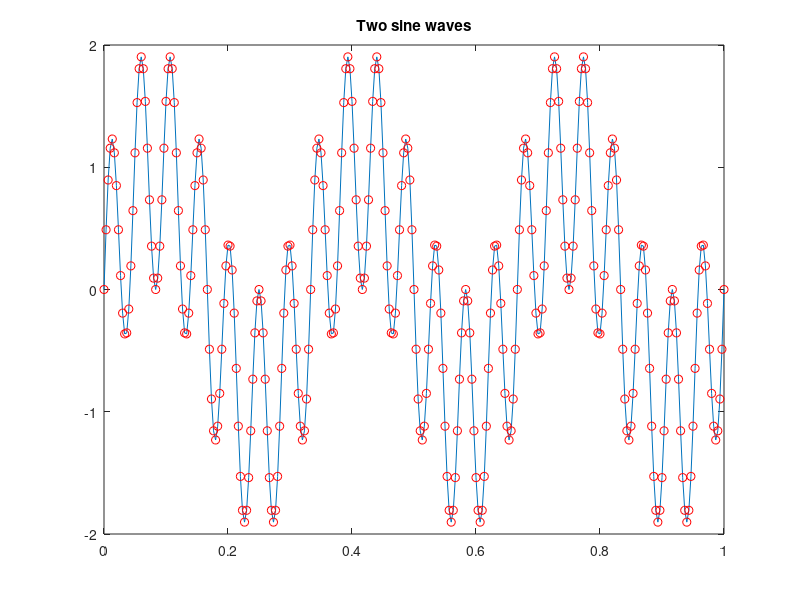
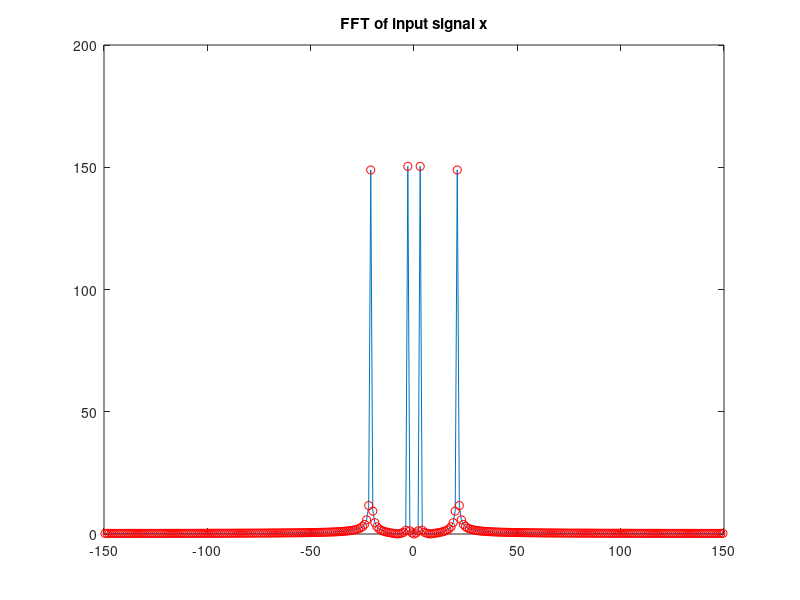
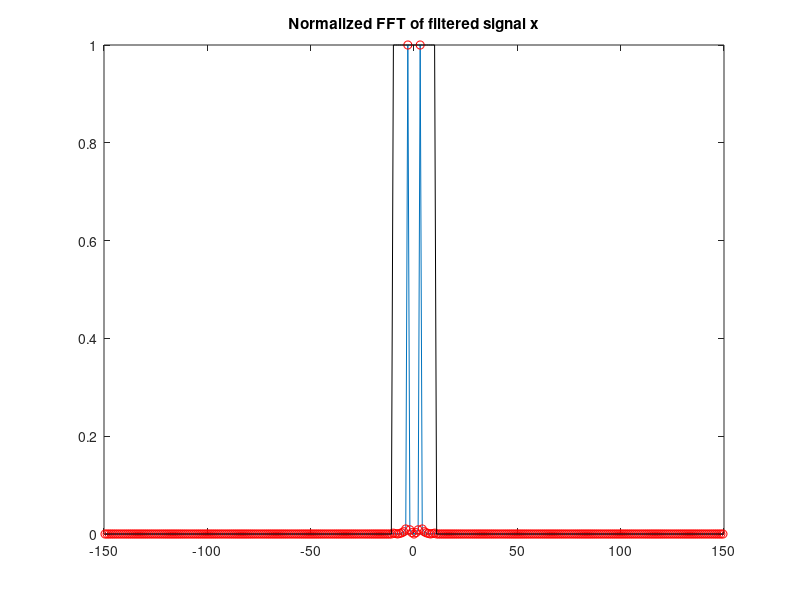
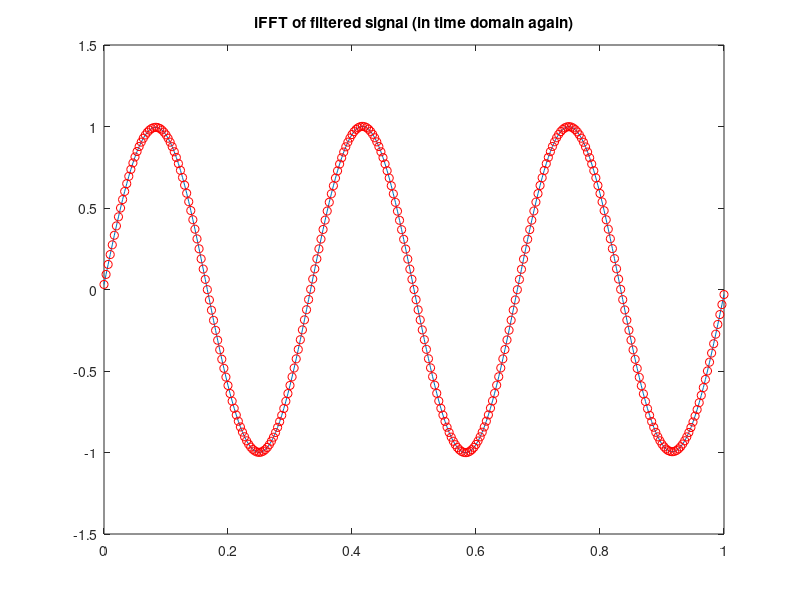

Write the MATLAB code that produced these figures, in order.
function filter_sines()
  % This fcn creates two sine waves of different frequencies.
  % It then FFTs the time-domain signal and zeros out
  % the high frequency stuff (low-pass filter), then
  % does ifft.

  close all
    
  M = 301;         % Number of sample points
  Tmax = 1;        % max time
  dt = Tmax/(M-1); % sample freq   
  fs = 1/dt;       % Sample freq
  t = linspace(0, (M-1)*dt, M);   % Vector of timestamps
  
  % Create sine waves freqs w1, w2
  w1 = 3;      % 3 Hz signal
  w2 = 21;
  x = sin(2*pi*w1*t) + sin(2*pi*w2*t);             % Vector signal samples
  figure(1)
  plot(t, x)
  hold on
  plot(t, x, 'ro')
  title('Two sine waves')
  
  % Set filter bandwidth B
  B = 10;
  
  % Now do FFT of input signal
  Xf = fft(x); % Fast Fourier Transform
  w = linspace(0, (M-1)*(fs/M), M);   % Vector of frequency axis samples
  
  % Shift over negative freqs on frequency axis in prep for fftshift
  w1 = w;
  w1(w >= fs/2) = w(w >= fs/2) - fs;
  ws = fftshift(w1);
  Xfs = fftshift(Xf);
  figure(2)
  plot(ws, abs(Xfs))
  hold on
  plot(ws, abs(Xfs), 'ro')  
  title('FFT of input signal x')

  % Now zero out all frequency components above filter BW.
  idx = find(abs(ws) > B);
  filt = ones(size(ws));
  filt(idx) = 0;
  Xfs = Xfs.*filt;  % Zero out frequency components in stop band.
  max_xfs = max(abs(Xfs));
  figure(3)
  plot(ws, abs(Xfs)/max_xfs)
  hold on
  plot(ws, abs(Xfs)/max_xfs, 'ro')  
  plot(ws, filt, 'k')    
  title('Normalized FFT of filtered signal x')
  
  % Now ifft signal back to time doman
  Xf = ifftshift(Xfs);
  xnew = ifft(Xf);
  figure(4)
  plot(t, real(xnew))
  hold on
  plot(t, real(xnew), 'ro')  
  title('iFFT of filtered signal (in time domain again)')  

end
